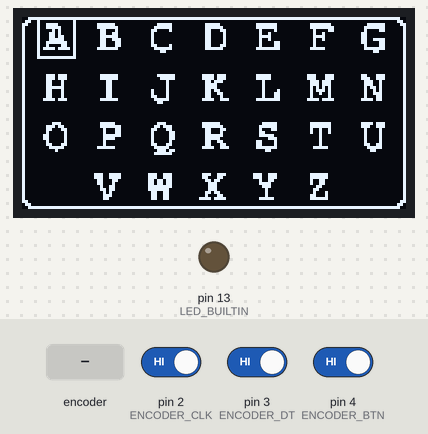
The sketch below on a simulated Arduino Uno, built with avr-gcc and run on an emulated ATmega328P. On the bench: 128×64 one-colour display, output pins drawn as LEDs (lit = HIGH). The inputs (shaded band) are chosen by the test bench; at power-on: pin 4 (ENCODER_BTN) HIGH, pin 2 (ENCODER_CLK) HIGH, pin 3 (ENCODER_DT) HIGH. What the sketch prints to the serial monitor is not drawn.

Above: at 2.6 s.
2.7 s: pin 4 (ENCODER_BTN) driven LOW
At 4.2 s:
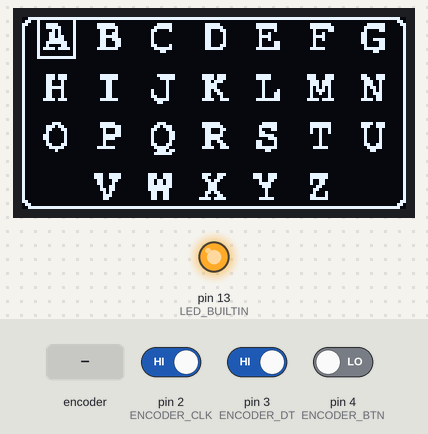
4.5 s: rotary encoder on pin 2 (ENCODER_CLK) / pin 3 (ENCODER_DT) turned 3 steps (first pin leading)
At 6.4 s:
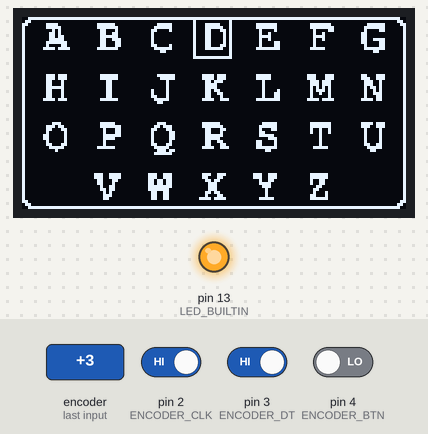
7.0 s: rotary encoder on pin 2 (ENCODER_CLK) / pin 3 (ENCODER_DT) turned 1 step (first pin leading)
At 9.1 s:
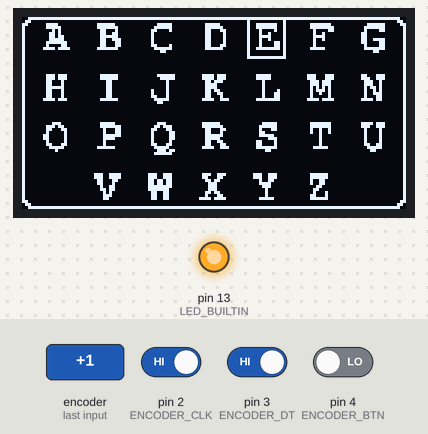
Timing chart, 0 to 10.6 s (numbered marks = the images above; inputs shaded):
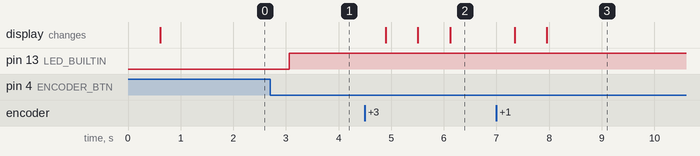

Measured:
- after the input at 2.7 s, pin 13 (LED_BUILTIN): LOW → HIGH after 0.36 s
- after the input at 4.5 s, the display: first changes after 0.40 s (image 2 shows a later state)
- after the input at 7.0 s, the display: first changes after 0.34 s (image 3 shows a later state)

The sketch:

WorkingUnoCode.ino
```cpp
#include "U8glib.h"

U8GLIB_SSD1306_128X64 u8g(U8G_I2C_OPT_DEV_0 | U8G_I2C_OPT_NO_ACK | U8G_I2C_OPT_FAST); // Fast I2C / TWI

// 'base back', 128x64px
const unsigned char ABC [] PROGMEM = {
	0x3f, 0xff, 0xff, 0xff, 0xff, 0xff, 0xff, 0xff, 0xff, 0xff, 0xff, 0xff, 0xff, 0xff, 0xff, 0xfc,
	0x60, 0x00, 0x00, 0x00, 0x00, 0x00, 0x00, 0x00, 0x00, 0x00, 0x00, 0x00, 0x00, 0x00, 0x00, 0x06,
	0xc0, 0xf0, 0x00, 0x7e, 0x00, 0x07, 0xc0, 0x07, 0xc0, 0x03, 0xf8, 0x00, 0xfe, 0x00, 0x1f, 0x83,
	0x80, 0xf8, 0x00, 0x7f, 0x00, 0x0f, 0xc0, 0x07, 0xe0, 0x03, 0xf8, 0x00, 0xff, 0x00, 0x3f, 0x81,
	0x80, 0x28, 0x00, 0x31, 0x00, 0x18, 0x40, 0x06, 0x30, 0x01, 0x08, 0x00, 0x43, 0x00, 0x21, 0x81,
	0x80, 0x68, 0x00, 0x33, 0x00, 0x10, 0x00, 0x06, 0x10, 0x01, 0x20, 0x00, 0x48, 0x00, 0x60, 0x01,
	0x80, 0x6c, 0x00, 0x3f, 0x00, 0x10, 0x00, 0x06, 0x10, 0x01, 0xe0, 0x00, 0x78, 0x00, 0x60, 0x01,
	0x80, 0x7c, 0x00, 0x33, 0x80, 0x10, 0x00, 0x06, 0x10, 0x01, 0x20, 0x00, 0x48, 0x00, 0x67, 0x81,
	0x80, 0xfe, 0x00, 0x31, 0x80, 0x10, 0x00, 0x06, 0x10, 0x01, 0x0c, 0x00, 0x40, 0x00, 0x61, 0x81,
	0x80, 0x86, 0x00, 0x31, 0x80, 0x18, 0x40, 0x06, 0x30, 0x01, 0x0c, 0x00, 0x40, 0x00, 0x21, 0x81,
	0x81, 0xef, 0x00, 0x7f, 0x00, 0x0f, 0xc0, 0x07, 0xe0, 0x03, 0xfc, 0x00, 0xf8, 0x00, 0x3f, 0x81,
	0x80, 0x00, 0x00, 0x00, 0x00, 0x03, 0x00, 0x00, 0x00, 0x00, 0x00, 0x00, 0x00, 0x00, 0x06, 0x01,
	0x80, 0x00, 0x00, 0x00, 0x00, 0x00, 0x00, 0x00, 0x00, 0x00, 0x00, 0x00, 0x00, 0x00, 0x00, 0x01,
	0x80, 0x00, 0x00, 0x00, 0x00, 0x00, 0x00, 0x00, 0x00, 0x00, 0x00, 0x00, 0x00, 0x00, 0x00, 0x01,
	0x80, 0x00, 0x00, 0x00, 0x00, 0x00, 0x00, 0x00, 0x00, 0x00, 0x00, 0x00, 0x00, 0x00, 0x00, 0x01,
	0x80, 0x00, 0x00, 0x00, 0x00, 0x00, 0x00, 0x00, 0x00, 0x00, 0x00, 0x00, 0x00, 0x00, 0x00, 0x01,
	0x80, 0x00, 0x00, 0x00, 0x00, 0x00, 0x00, 0x00, 0x00, 0x00, 0x00, 0x00, 0x00, 0x00, 0x00, 0x01,
	0x80, 0x00, 0x00, 0x00, 0x00, 0x00, 0x00, 0x00, 0x00, 0x00, 0x00, 0x00, 0x00, 0x00, 0x00, 0x01,
	0x80, 0x00, 0x00, 0x00, 0x00, 0x00, 0x00, 0x00, 0x00, 0x00, 0x00, 0x00, 0x00, 0x00, 0x00, 0x01,
	0x80, 0xee, 0x00, 0x3f, 0x00, 0x07, 0xe0, 0x0f, 0x70, 0x03, 0xe0, 0x01, 0xc7, 0x00, 0x63, 0x81,
	0x80, 0xee, 0x00, 0x3f, 0x00, 0x03, 0xe0, 0x0f, 0x70, 0x03, 0xe0, 0x01, 0xc7, 0x00, 0x73, 0x81,
	0x80, 0xc4, 0x00, 0x0c, 0x00, 0x00, 0x80, 0x06, 0xe0, 0x00, 0x80, 0x00, 0xee, 0x00, 0x39, 0x01,
	0x80, 0xc4, 0x00, 0x0c, 0x00, 0x00, 0x80, 0x07, 0x80, 0x00, 0x80, 0x00, 0xee, 0x00, 0x39, 0x01,
	0x80, 0xfc, 0x00, 0x0c, 0x00, 0x00, 0x80, 0x07, 0x80, 0x00, 0x80, 0x00, 0xaa, 0x00, 0x2d, 0x01,
	0x80, 0xc4, 0x00, 0x0c, 0x00, 0x10, 0x80, 0x06, 0xc0, 0x00, 0x84, 0x00, 0xba, 0x00, 0x25, 0x01,
	0x80, 0xc4, 0x00, 0x0c, 0x00, 0x10, 0x80, 0x06, 0x60, 0x00, 0x8c, 0x00, 0x92, 0x00, 0x27, 0x01,
	0x80, 0xc4, 0x00, 0x0c, 0x00, 0x18, 0x80, 0x06, 0x20, 0x00, 0x8c, 0x00, 0x82, 0x00, 0x23, 0x01,
	0x81, 0xee, 0x00, 0x3f, 0x00, 0x0f, 0x80, 0x0f, 0x38, 0x03, 0xfc, 0x01, 0xef, 0x00, 0x7b, 0x01,
	0x80, 0x00, 0x00, 0x00, 0x00, 0x06, 0x00, 0x00, 0x00, 0x00, 0x00, 0x00, 0x00, 0x00, 0x00, 0x01,
	0x80, 0x00, 0x00, 0x00, 0x00, 0x00, 0x00, 0x00, 0x00, 0x00, 0x00, 0x00, 0x00, 0x00, 0x00, 0x01,
	0x80, 0x00, 0x00, 0x00, 0x00, 0x00, 0x00, 0x00, 0x00, 0x00, 0x00, 0x00, 0x00, 0x00, 0x00, 0x01,
	0x80, 0x00, 0x00, 0x00, 0x00, 0x00, 0x00, 0x00, 0x00, 0x00, 0x00, 0x00, 0x00, 0x00, 0x00, 0x01,
	0x80, 0x00, 0x00, 0x00, 0x00, 0x00, 0x00, 0x00, 0x00, 0x00, 0x00, 0x00, 0x00, 0x00, 0x00, 0x01,
	0x80, 0x00, 0x00, 0x00, 0x00, 0x00, 0x00, 0x00, 0x00, 0x00, 0x00, 0x00, 0x00, 0x00, 0x00, 0x01,
	0x80, 0x00, 0x00, 0x00, 0x00, 0x00, 0x00, 0x00, 0x00, 0x00, 0x00, 0x00, 0x00, 0x00, 0x00, 0x01,
	0x80, 0x38, 0x00, 0x3e, 0x00, 0x07, 0x00, 0x0f, 0xc0, 0x00, 0xf8, 0x00, 0xfe, 0x00, 0x7b, 0x81,
	0x80, 0xec, 0x00, 0x3f, 0x80, 0x0d, 0xc0, 0x0f, 0xe0, 0x01, 0xf8, 0x00, 0xfe, 0x00, 0x73, 0x81,
	0x80, 0xc6, 0x00, 0x11, 0x80, 0x18, 0xc0, 0x06, 0x30, 0x01, 0x18, 0x00, 0x92, 0x00, 0x21, 0x01,
	0x80, 0x82, 0x00, 0x11, 0x80, 0x10, 0x60, 0x06, 0x20, 0x01, 0x80, 0x00, 0x92, 0x00, 0x21, 0x01,
	0x81, 0x82, 0x00, 0x1f, 0x80, 0x10, 0x60, 0x07, 0xe0, 0x01, 0xf0, 0x00, 0x10, 0x00, 0x21, 0x01,
	0x81, 0x82, 0x00, 0x1e, 0x00, 0x10, 0x60, 0x07, 0xc0, 0x00, 0x38, 0x00, 0x10, 0x00, 0x21, 0x01,
	0x80, 0x82, 0x00, 0x10, 0x00, 0x10, 0x40, 0x06, 0x60, 0x03, 0x08, 0x00, 0x10, 0x00, 0x21, 0x01,
	0x80, 0xc6, 0x00, 0x10, 0x00, 0x18, 0xc0, 0x06, 0x30, 0x03, 0x08, 0x00, 0x10, 0x00, 0x33, 0x01,
	0x80, 0x7c, 0x00, 0x7e, 0x00, 0x0f, 0x80, 0x0f, 0x38, 0x03, 0xf8, 0x00, 0x7c, 0x00, 0x1f, 0x01,
	0x80, 0x10, 0x00, 0x00, 0x00, 0x07, 0x60, 0x00, 0x00, 0x00, 0x60, 0x00, 0x00, 0x00, 0x0c, 0x01,
	0x80, 0x00, 0x00, 0x00, 0x00, 0x0f, 0xc0, 0x00, 0x00, 0x00, 0x00, 0x00, 0x00, 0x00, 0x00, 0x01,
	0x80, 0x00, 0x00, 0x00, 0x00, 0x00, 0x00, 0x00, 0x00, 0x00, 0x00, 0x00, 0x00, 0x00, 0x00, 0x01,
	0x80, 0x00, 0x00, 0x00, 0x00, 0x00, 0x00, 0x00, 0x00, 0x00, 0x00, 0x00, 0x00, 0x00, 0x00, 0x01,
	0x80, 0x00, 0x00, 0x00, 0x00, 0x00, 0x00, 0x00, 0x00, 0x00, 0x00, 0x00, 0x00, 0x00, 0x00, 0x01,
	0x80, 0x00, 0x00, 0x00, 0x00, 0x00, 0x00, 0x00, 0x00, 0x00, 0x00, 0x00, 0x00, 0x00, 0x00, 0x01,
	0x80, 0x00, 0x00, 0x00, 0x00, 0x00, 0x00, 0x00, 0x00, 0x00, 0x00, 0x00, 0x00, 0x00, 0x00, 0x01,
	0x80, 0x00, 0x00, 0x00, 0x00, 0x00, 0x00, 0x00, 0x00, 0x00, 0x00, 0x00, 0x00, 0x00, 0x00, 0x01,
	0x80, 0x00, 0x00, 0xe7, 0x80, 0x39, 0xc0, 0x0e, 0x70, 0x07, 0x38, 0x00, 0xfc, 0x00, 0x00, 0x01,
	0x80, 0x00, 0x00, 0xe7, 0x80, 0x39, 0xc0, 0x0c, 0x60, 0x07, 0x38, 0x00, 0xfc, 0x00, 0x00, 0x01,
	0x80, 0x00, 0x00, 0x63, 0x00, 0x36, 0xc0, 0x06, 0xc0, 0x01, 0x30, 0x00, 0x98, 0x00, 0x00, 0x01,
	0x80, 0x00, 0x00, 0x62, 0x00, 0x36, 0xc0, 0x03, 0x80, 0x01, 0xe0, 0x00, 0x98, 0x00, 0x00, 0x01,
	0x80, 0x00, 0x00, 0x26, 0x00, 0x3f, 0xc0, 0x03, 0x80, 0x00, 0xe0, 0x00, 0x30, 0x00, 0x00, 0x01,
	0x80, 0x00, 0x00, 0x36, 0x00, 0x3f, 0x80, 0x03, 0x80, 0x00, 0x40, 0x00, 0x60, 0x00, 0x00, 0x01,
	0x80, 0x00, 0x00, 0x14, 0x00, 0x19, 0x80, 0x06, 0xc0, 0x00, 0x40, 0x00, 0x44, 0x00, 0x00, 0x01,
	0x80, 0x00, 0x00, 0x1c, 0x00, 0x19, 0x80, 0x04, 0x60, 0x00, 0x40, 0x00, 0xc4, 0x00, 0x00, 0x01,
	0x80, 0x00, 0x00, 0x18, 0x00, 0x19, 0x80, 0x1e, 0xf0, 0x01, 0xf0, 0x00, 0xfc, 0x00, 0x00, 0x01,
	0xc0, 0x00, 0x00, 0x00, 0x00, 0x00, 0x00, 0x00, 0x00, 0x00, 0x00, 0x00, 0x00, 0x00, 0x00, 0x03,
	0x60, 0x00, 0x00, 0x00, 0x00, 0x00, 0x00, 0x00, 0x00, 0x00, 0x00, 0x00, 0x00, 0x00, 0x00, 0x06,
	0x3f, 0xff, 0xff, 0xff, 0xff, 0xff, 0xff, 0xff, 0xff, 0xff, 0xff, 0xff, 0xff, 0xff, 0xff, 0xfc
};


#define ENCODER_CLK 2
#define ENCODER_DT  3
#define ENCODER_BTN 4


volatile unsigned long lastEncoderInterrupt = 0;
const unsigned long encoderDebounceTime = 5;  // milliseconds


int cnt = 0;


bool ledState = false;
bool buttonPressed = false;

void setup() {
  u8g.setFont(u8g_font_tpssb);
  u8g.setColorIndex(1);

  Serial.begin(115200);

  pinMode(ENCODER_CLK, INPUT);
  pinMode(ENCODER_DT, INPUT);
  attachInterrupt(digitalPinToInterrupt(ENCODER_CLK), readEncoder, FALLING);

  pinMode(ENCODER_BTN, INPUT_PULLUP);
  pinMode(LED_BUILTIN, OUTPUT);
}

void readEncoder() {
  unsigned long currentMillis = millis();
  if (currentMillis - lastEncoderInterrupt > encoderDebounceTime) {
    int dtValue = digitalRead(ENCODER_DT);
    if (dtValue == HIGH) {
      cnt = cnt + 1;
    } else {
      cnt = cnt - 1;
    }
    lastEncoderInterrupt = currentMillis;
  }
}


void loop() {
  u8g.firstPage();
  do {
    if ((cnt >= 0) and (cnt < 7)){u8g.drawFrame(5 + (17.5*cnt), 0, 13, 14);}
    else if ((cnt >= 7) and (cnt < 14)){u8g.drawFrame(5 + (17.5*(cnt-7)), 17, 13, 14);}
    else if ((cnt >= 14) and (cnt < 21)){u8g.drawFrame(5 + (17.5*(cnt-14)), ((17*2)-1), 13, 14);}
    else if ((cnt >= 21) and (cnt < 26)){u8g.drawFrame(5 + (17.5*(cnt-20)), ((17*3)-1), 13, 14);}
    else if (cnt < 0){cnt = 25;}
    else if (cnt > 25){cnt = 0;}

      u8g.drawBitmapP(0,0,128/8,64,ABC);
  } while ( u8g.nextPage() );
  Serial.println(cnt);


  if (digitalRead(ENCODER_BTN) == LOW) {
    if (!buttonPressed) {
      ledState = !ledState;
      digitalWrite(LED_BUILTIN, ledState);
      buttonPressed = true;
    }
  } else {
    buttonPressed = false;
  }

}
```
